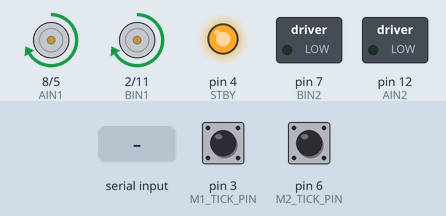
The sketch below on a simulated Arduino Uno, built with avr-gcc and run on an emulated ATmega328P. Shown: direction and speed pins drawn as motors (green arrow = direction pin HIGH = forward, orange = LOW = backward, longer = more drive, stopped while the standby pin is LOW), switched loads named in the sketch (green lamp = pin HIGH), output pins drawn as LEDs (lit = HIGH). The test bench sets the inputs (shaded band); at power-on: pin 3 (M1_TICK_PIN) HIGH, pin 6 (M2_TICK_PIN) HIGH. What the sketch prints to the serial monitor is not drawn.

Above: at 1.2 s.
1.3 s: "90,45,200\n" received over Serial
4.3 s: "(\n" received over Serial
7.3 s: "30,150,10\n" received over Serial
Timing chart, 0 to 10.3 s (numbered marks = the images above; inputs shaded):
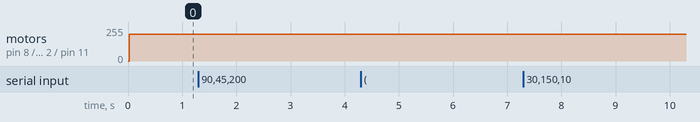

Measured:
- after the input at 1.3 s, every drawn part: stays the same
- after the input at 4.3 s, every drawn part: stays the same
- after the input at 7.3 s, every drawn part: stays the same

The sketch:

robot-code.ino
```cpp
#include <avr/interrupt.h>

// =====================================================
// PINS
// =====================================================

const int PWMA = 5;
const int PWMB = 11;

const double rad = 0.01745329;

const float L = 14.25;
volatile unsigned long lastM1EdgeMicros = 0;
volatile unsigned long lastM2EdgeMicros = 0;
volatile unsigned long lastM1Period = 0;

volatile long rejectedEdges1 = 0;
volatile long rejectedEdges2 = 0;
volatile bool m1NewPeriod = false;
const int filter = 5000;
const unsigned long SPEED_WINDOW_MS = 200;
const int AIN1 = 8;
const int AIN2 = 12;
const float maxSpeed = 50;
char rxBuffer[32];
byte rxIndex = 0;
int lastM1Ticks = 0;
int lastM2Ticks = 0;
const int BIN1 = 2;
const int BIN2 = 7;

const int STBY = 4;

const int M1_TICK_PIN = 3;
const int M2_TICK_PIN = 6;


// =====================================================
// ENCODER
// =====================================================

const float TICKS_PER_REV = 40.0;
const float WHEEL_DIAMETER = 6.5;

const float DISTANCE_PER_TICK =
    (3.14159265 * WHEEL_DIAMETER)
    / TICKS_PER_REV;

volatile long m1Ticks = 0;
volatile long m2Ticks = 0;

volatile bool prevM1State = HIGH;
volatile bool prevM2State = HIGH;

// =====================================================
// SPEED
// =====================================================

float m1Speed = 0;
float m2Speed = 0;

long prevM1Ticks = 0;
long prevM2Ticks = 0;

unsigned long lastSpeedUpdate = 0;

// =====================================================
// PID
// =====================================================

float wantedSpeedR = 0;
float wantedSpeedL= 0;
double m1Power = 0;
double m2Power = 0;

double m1Integral = 0;
double m2Integral = 0;

double m1PrevError = 0;
double m2PrevError = 0;

const double Kp = 0.15;
const double Ki = 0;
const double Kd = 0.05;

unsigned long lastControlTime = 0;

const float SPEED_RESOLUTION =
    DISTANCE_PER_TICK * (1000.0 / SPEED_WINDOW_MS);
// =====================================================
// SETUP
// =====================================================

void setup()
{
    byte reason = MCUSR;
    Serial.begin(9600);

    pinMode(STBY, OUTPUT);

    pinMode(PWMA, OUTPUT);
    pinMode(PWMB, OUTPUT);

    pinMode(AIN1, OUTPUT);
    pinMode(AIN2, OUTPUT);

    pinMode(BIN1, OUTPUT);
    pinMode(BIN2, OUTPUT);

    pinMode(M1_TICK_PIN, INPUT_PULLUP);
    pinMode(M2_TICK_PIN, INPUT_PULLUP);

    digitalWrite(STBY, HIGH);

    digitalWrite(AIN1, HIGH);
    digitalWrite(AIN2, LOW);

    digitalWrite(BIN1, HIGH);
    digitalWrite(BIN2, LOW);

    prevM1State = digitalRead(M1_TICK_PIN);
    prevM2State = digitalRead(M2_TICK_PIN);

    PCICR |= (1 << PCIE2);

    PCMSK2 |= (1 << PCINT19);
    PCMSK2 |= (1 << PCINT22);

    sei();

    lastControlTime = millis();
    lastSpeedUpdate = millis();


Serial.print("RESET CAUSE=");
Serial.println(reason);
    Serial.println("READY");

   // DriveAngle(20,30);
}

// =====================================================
// LOOP
// =====================================================

void loop()
{
    wantedSpeedR = round(wantedSpeedR / SPEED_RESOLUTION) * SPEED_RESOLUTION;
    wantedSpeedL = round(wantedSpeedL / SPEED_RESOLUTION) * SPEED_RESOLUTION;

    if(wantedSpeedR ==0 && wantedSpeedL == 0){
        //Stop();
    }
    GetSpeed();

    if (millis() - lastControlTime >= 20)
    {
        UpdateMotors();
    }

    static unsigned long lastPrint = 0;

    if (millis() - lastPrint >= SPEED_WINDOW_MS)
    {
        lastPrint = millis();

        Serial.print("m1Ticks:");
        Serial.print(m1Ticks-lastM1Ticks);

        Serial.print(",");

        Serial.print("m2Ticks:");
        Serial.print(m2Ticks-lastM2Ticks);

        lastM1Ticks = m1Ticks;
        lastM2Ticks = m2Ticks;

        Serial.print(",");

        Serial.print("speed1:");
        Serial.print(m1Speed);

        Serial.print(",");

         Serial.print("speed2:");
        Serial.print(m2Speed);

        Serial.print(",");

        Serial.print("pwm1:");
        Serial.print(m1Power);

        Serial.print(",");

        Serial.print("pwm2:");
        Serial.print(m2Power);

        Serial.print(", rej1:");
Serial.print(rejectedEdges1);

Serial.print(", rej2:");
Serial.print(rejectedEdges2);


        Serial.print(",");

         Serial.print("targetL:");
        Serial.print(wantedSpeedL);
        Serial.print(",");

        Serial.print("targetR:");
        Serial.println(wantedSpeedR);

        rejectedEdges1 = 0;
        rejectedEdges2 = 0;


    }


while (Serial.available())
{
    char c = Serial.read();

    if (c == '\n' || c == '\r')
    {
        if (rxIndex > 0)
        {
            rxBuffer[rxIndex] = '\0';

            // Check for "(speed,angle)" format
            float speed, angle;
           // Serial.println(rxBuffer);
            char* comma = strchr(rxBuffer, ',');

if (rxBuffer[0] == '(' && comma)
{
    *comma = '\0';

    float speed = atof(rxBuffer + 1);
    float angle = atof(comma + 1);

    DriveAngle(speed*maxSpeed, angle);

   // Serial.print("DriveAngle(");
   // Serial.print(speed);
    //Serial.print(",");
    //Serial.print(angle);
    //Serial.println(")");

}
            else
            {
                // Treat input as a single speed value
                float speed = (atof(rxBuffer)/10.0)*60;

                wantedSpeedR = speed;
                wantedSpeedL = speed;

                //Serial.print("Target=");
                //Serial.println(speed);
            }

            rxIndex = 0;
        }
    }
    else if (rxIndex < sizeof(rxBuffer) - 1)
{
    rxBuffer[rxIndex++] = c;
}
else
{
    rxIndex = 0;
}
}


static unsigned long lastPrintPeriod = 0;

if (m1NewPeriod)
{
    noInterrupts();

    unsigned long period = lastM1Period;

    m1NewPeriod = false;

    interrupts();

    //Serial.print("edge_us=");
    //Serial.println(period);
}
}

// =====================================================
// SPEED
// =====================================================

void GetSpeed()
{
    if (millis() - lastSpeedUpdate < SPEED_WINDOW_MS)
        return;

    long currentM1;
    long currentM2;

    noInterrupts();

    currentM1 = m1Ticks;
    currentM2 = m2Ticks;

    interrupts();

    long deltaM1 =
        currentM1 - prevM1Ticks;

    long deltaM2 =
        currentM2 - prevM2Ticks;

    prevM1Ticks = currentM1;
    prevM2Ticks = currentM2;

    const float scale =
        1000.0 / SPEED_WINDOW_MS;

    m1Speed =
        deltaM1 *
        DISTANCE_PER_TICK *
        scale;

    m2Speed =
        deltaM2 *
        DISTANCE_PER_TICK *
        scale;

    lastSpeedUpdate =
        millis();
}

// =====================================================
// PID
// =====================================================

void UpdateMotors()
{
    unsigned long now =
        millis();

    double dt =
        (now - lastControlTime)
        / 1000.0;

    //SetMotorLDirection(wantedSpeedL>0);
    //SetMotorRDirection(wantedSpeedR>0);

   // SetMotorLDirection(1);
    //SetMotorRDirection(1);
    double wantedSpeedL2 = abs(wantedSpeedL);
    double wantedSpeedR2 = abs(wantedSpeedR);
    if (dt <= 0)
        return;

    lastControlTime =
        now;

    double error1 =
        wantedSpeedL2 - m1Speed;

    double error2 =
        wantedSpeedR2 - m2Speed;

    m1Integral += error1 * dt;
    m2Integral += error2 * dt;

    double derivative1 =
        (error1 - m1PrevError) / dt;

    double derivative2 =
        (error2 - m2PrevError) / dt;

    m1PrevError = error1;
    m2PrevError = error2;

    double output1 =
        Kp * error1 +
        Ki * m1Integral +
        Kd * derivative1;

    double output2 =
        Kp * error2 +
        Ki * m2Integral +
        Kd * derivative2;

    // Your preferred architecture:
    m1Power += output1;
    m2Power += output2;

    m1Power =
        constrain(m1Power, 0, 255);

    m2Power =
        constrain(m2Power, 0, 255);

    analogWrite(
        PWMA,
       (int) 200);

    analogWrite(
        PWMB,
        (int)200);
}

// =====================================================
// STOP
// =====================================================

void Stop()
{

    m1Power = 0;
    m2Power = 0;

    m1Integral = 0;
    m2Integral = 0;

    m1PrevError = 0;
    m2PrevError = 0;

    analogWrite(PWMA, 0);
    analogWrite(PWMB, 0);
}
void SetMotorLDirection(bool dir){
     digitalWrite(AIN1, dir);
    digitalWrite(AIN2, !dir);


}
void SetMotorRDirection(bool dir){
     digitalWrite(BIN1, dir);
    digitalWrite(BIN2, !dir);
}


// =====================================================
// ENCODER ISR
// =====================================================
void DriveAngle(double speed,double angle){

    wantedSpeedR=speed+0.5*angle*rad*L;
    wantedSpeedL = speed-0.5*angle*rad*L;
}


ISR(PCINT2_vect)
{
    bool m1State =
        (PIND & (1 << PD3));

    bool m2State =
        (PIND & (1 << PD6));


  if (m1State != prevM1State)
{
    unsigned long now = micros();

    if ((now - lastM1EdgeMicros) > filter)
    {
        m1Ticks++;
        lastM1EdgeMicros = now;
    }
    else{
        rejectedEdges1++;
    }

    prevM1State = m1State;
}

   if (m2State != prevM2State)
{
    unsigned long now = micros();

    if ((now - lastM2EdgeMicros) > filter)
    {
        m2Ticks++;
        lastM2EdgeMicros = now;
    }
    else
    {
        rejectedEdges2++;
    }

    prevM2State = m2State;
}
else{
        rejectedEdges2++;
    }
}
```
